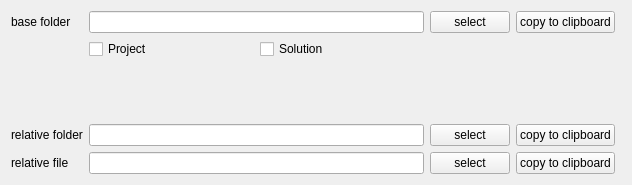
<?xml version="1.0" encoding="UTF-8"?>
<ui version="4.0">
 <class>FileOrDirSelector</class>
 <widget class="QWidget" name="FileOrDirSelector">
  <property name="geometry">
   <rect>
    <x>0</x>
    <y>0</y>
    <width>632</width>
    <height>185</height>
   </rect>
  </property>
  <property name="windowTitle">
   <string>FileOrDirSelector</string>
  </property>
  <layout class="QGridLayout" name="gridLayout">
   <item row="1" column="2">
    <layout class="QHBoxLayout" name="horizontalLayout">
     <item>
      <widget class="QCheckBox" name="checkBoxProject">
       <property name="text">
        <string>Project</string>
       </property>
      </widget>
     </item>
     <item>
      <widget class="QCheckBox" name="checkBoxSolution">
       <property name="text">
        <string>Solution</string>
       </property>
      </widget>
     </item>
    </layout>
   </item>
   <item row="4" column="1">
    <widget class="QLabel" name="labelRelativeFile">
     <property name="text">
      <string>relative file</string>
     </property>
    </widget>
   </item>
   <item row="4" column="2">
    <widget class="QLineEdit" name="lineEditRelativeFile">
     <property name="readOnly">
      <bool>true</bool>
     </property>
    </widget>
   </item>
   <item row="3" column="2">
    <widget class="QLineEdit" name="lineEditRelativeFolder">
     <property name="readOnly">
      <bool>true</bool>
     </property>
    </widget>
   </item>
   <item row="0" column="3">
    <widget class="QPushButton" name="pushButtonSelectBaseFolder">
     <property name="text">
      <string>select</string>
     </property>
    </widget>
   </item>
   <item row="3" column="1">
    <widget class="QLabel" name="labelRelativeFolder">
     <property name="text">
      <string>relative folder</string>
     </property>
    </widget>
   </item>
   <item row="4" column="3">
    <widget class="QPushButton" name="pushButtonSelectRelativeFile">
     <property name="text">
      <string>select</string>
     </property>
    </widget>
   </item>
   <item row="0" column="1">
    <widget class="QLabel" name="labelBaselFolder">
     <property name="text">
      <string>base folder</string>
     </property>
    </widget>
   </item>
   <item row="3" column="3">
    <widget class="QPushButton" name="pushButtonSelectRelativeFolder">
     <property name="text">
      <string>select</string>
     </property>
    </widget>
   </item>
   <item row="0" column="2">
    <widget class="QLineEdit" name="lineEditBaseFolder"/>
   </item>
   <item row="0" column="4">
    <widget class="QPushButton" name="pushButtonCopyBaseFolderToClipboard">
     <property name="text">
      <string>copy to clipboard</string>
     </property>
    </widget>
   </item>
   <item row="3" column="4">
    <widget class="QPushButton" name="pushButtonCopyRelativeFolderToClipboard">
     <property name="text">
      <string>copy to clipboard</string>
     </property>
    </widget>
   </item>
   <item row="4" column="4">
    <widget class="QPushButton" name="pushButtonCopyRelativeFileToClipboard">
     <property name="text">
      <string>copy to clipboard</string>
     </property>
    </widget>
   </item>
   <item row="2" column="1" colspan="5">
    <spacer name="verticalSpacer">
     <property name="orientation">
      <enum>Qt::Vertical</enum>
     </property>
     <property name="sizeHint" stdset="0">
      <size>
       <width>20</width>
       <height>40</height>
      </size>
     </property>
    </spacer>
   </item>
  </layout>
 </widget>
 <layoutdefault spacing="6" margin="11"/>
 <tabstops>
  <tabstop>lineEditBaseFolder</tabstop>
  <tabstop>pushButtonSelectBaseFolder</tabstop>
  <tabstop>pushButtonCopyBaseFolderToClipboard</tabstop>
  <tabstop>lineEditRelativeFolder</tabstop>
  <tabstop>pushButtonSelectRelativeFolder</tabstop>
  <tabstop>pushButtonCopyRelativeFolderToClipboard</tabstop>
  <tabstop>lineEditRelativeFile</tabstop>
  <tabstop>pushButtonSelectRelativeFile</tabstop>
  <tabstop>pushButtonCopyRelativeFileToClipboard</tabstop>
 </tabstops>
 <resources/>
 <connections/>
</ui>
